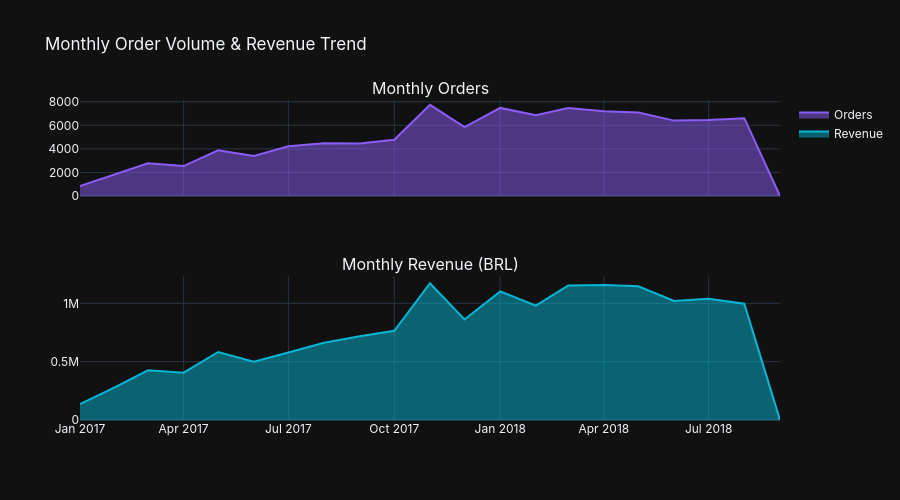

Source (notebook cell):
### Markdown cell above
## 4. Monthly Order Volume & Revenue Trend

### Code cell
time_query = '''
SELECT
    STRFTIME('%Y-%m', order_purchase_timestamp) AS month,
    COUNT(*)                                     AS num_orders,
    ROUND(SUM(payment_value), 2)                 AS monthly_revenue
FROM orders o
JOIN order_payments op ON o.order_id = op.order_id
WHERE order_status NOT IN ('canceled','unavailable')
  AND order_purchase_timestamp >= '2017-01-01'
GROUP BY month ORDER BY month
'''
time_df = pd.read_sql(time_query, engine)

fig3 = make_subplots(rows=2, cols=1, shared_xaxes=True,
                     subplot_titles=['Monthly Orders','Monthly Revenue (BRL)'],
                     row_heights=[0.4,0.6])
fig3.add_trace(go.Scatter(x=time_df['month'], y=time_df['num_orders'],
                          fill='tozeroy', line_color='#8b5cf6', name='Orders'), row=1, col=1)
fig3.add_trace(go.Scatter(x=time_df['month'], y=time_df['monthly_revenue'],
                          fill='tozeroy', line_color='#06b6d4', name='Revenue'), row=2, col=1)
fig3.update_layout(template='plotly_dark', font_family='Inter',
                   title=' Monthly Order Volume & Revenue Trend', height=500)
fig3.show()

### Figure 1 — Plotly figure (JSON) as saved in the notebook; plotly's stock layout.template omitted (floating-point values rounded to 4 significant figures)
{"data": [{"fill": "tozeroy", "line": {"color": "#8b5cf6"}, "name": "Orders", "type": "scatter", "x": ["2017-01", "2017-02", "2017-03", "2017-04", "2017-05", "2017-06", "2017-07", "2017-08", "2017-09", "2017-10", "2017-11", "2017-12", "2018-01", "2018-02", "2018-03", "2018-04", "2018-05", "2018-06", "2018-07", "2018-08", "2018-09"], "xaxis": "x", "y": [836, 1821, 2771, 2543, 3883, 3393, 4224, 4473, 4450, 4769, 7740, 5839, 7477, 6846, 7468, 7189, 7088, 6397, 6446, 6606, 1], "yaxis": "y"}, {"fill": "tozeroy", "line": {"color": "#06b6d4"}, "name": "Revenue", "type": "scatter", "x": ["2017-01", "2017-02", "2017-03", "2017-04", "2017-05", "2017-06", "2017-07", "2017-08", "2017-09", "2017-10", "2017-11", "2017-12", "2018-01", "2018-02", "2018-03", "2018-04", "2018-05", "2018-06", "2018-07", "2018-08", "2018-09"], "xaxis": "x2", "y": [137000.0, 283600.0, 425700.0, 406000.0, 582900.0, 499800.0, 578900.0, 662100.0, 717200.0, 764800.0, 1173000.0, 861900.0, 1103000.0, 980000.0, 1153000.0, 1156000.0, 1146000.0, 1020000.0, 1040000.0, 996900.0, 166.5], "yaxis": "y2"}], "layout": {"annotations": [{"font": {"size": 16}, "showarrow": false, "text": "Monthly Orders", "x": 0.5, "xanchor": "center", "xref": "paper", "y": 1, "yanchor": "bottom", "yref": "paper"}, {"font": {"size": 16}, "showarrow": false, "text": "Monthly Revenue (BRL)", "x": 0.5, "xanchor": "center", "xref": "paper", "y": 0.45, "yanchor": "bottom", "yref": "paper"}], "font": {"family": "Inter"}, "height": 500, "title": {"text": " Monthly Order Volume & Revenue Trend"}, "xaxis": {"anchor": "y", "domain": [0, 1], "matches": "x2", "showticklabels": false}, "xaxis2": {"anchor": "y2", "domain": [0, 1]}, "yaxis": {"anchor": "x", "domain": [0.7, 1]}, "yaxis2": {"anchor": "x2", "domain": [0, 0.45]}}}
